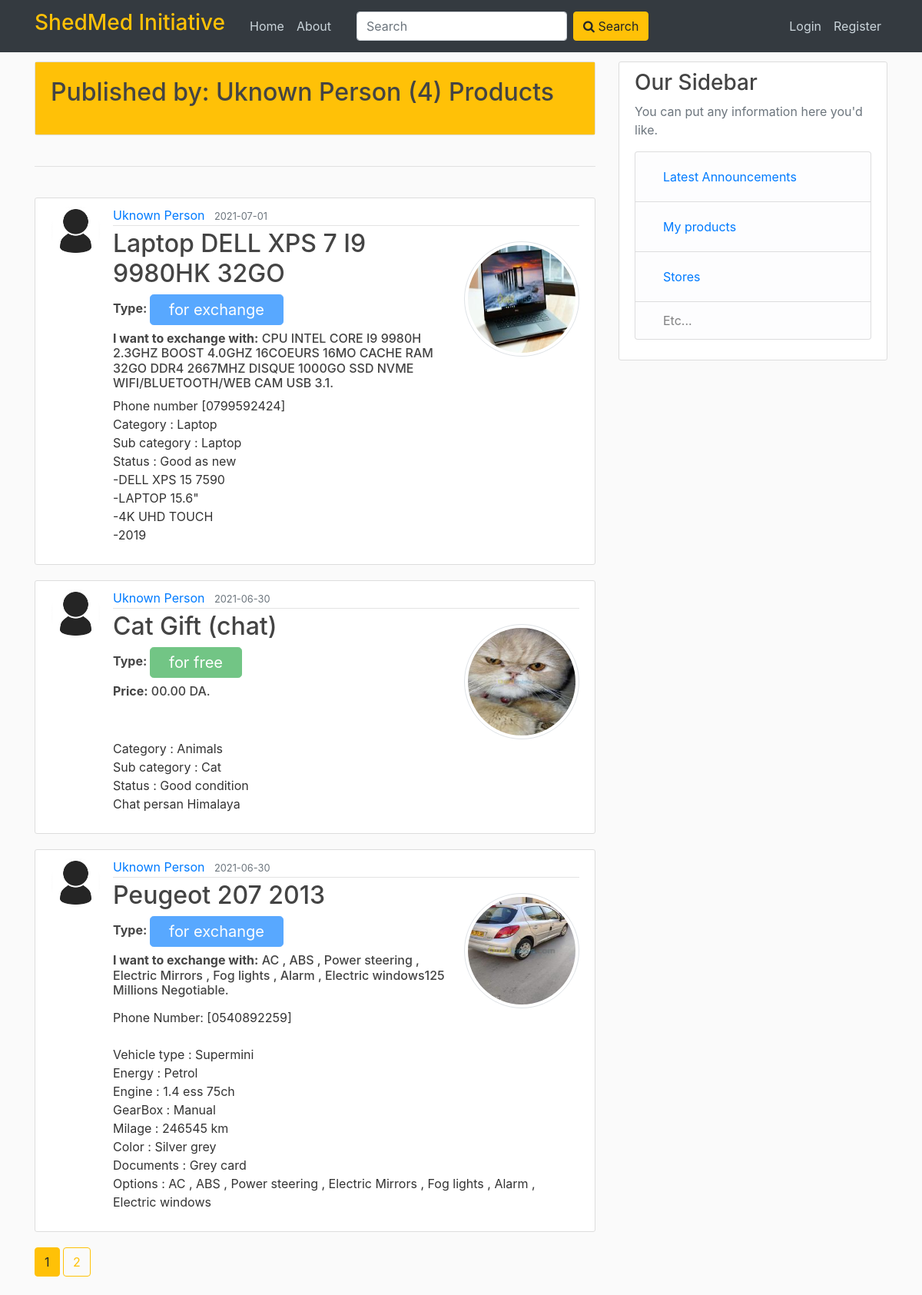
The app's page /user/Uknown Person with its own data.
### flaskblog/models.py (models this page shows, shortened)
class User(db.Model, UserMixin):
    id = db.Column(db.Integer, primary_key=True)
    username = db.Column(db.String(20), unique=True, nullable=False)
    email = db.Column(db.String(120), unique=True, nullable=False)
    image_profile = db.Column(db.String(20), nullable=False, default='defaultProfile.jpg')
    password = db.Column(db.String(60), nullable=False)
    products = db.relationship('Product', backref='owner', lazy=True)

class Product(db.Model):
    id = db.Column(db.Integer, primary_key=True)
    title = db.Column(db.String(100), nullable=False)
    date_posted = db.Column(db.DateTime, nullable=False, default=datetime.utcnow)
    content = db.Column(db.Text, nullable=False)
    user_id = db.Column(db.Integer, db.ForeignKey('user.id'), nullable=False)
    store_id = db.Column(db.Integer, db.ForeignKey('store.id'), nullable=True)
    image_product = db.Column(db.String(20), nullable=False, default='defaultProduct.jpg')
    type = db.Column(db.String, nullable=False)
    price = db.Column(db.Integer, nullable=True)  # we should give a price when we choose a product for sale
    exchangeList = db.Column(db.String,
                             nullable=True)  # we should give a list of exchange when we choose a product for exchange.

### flaskblog/routes.py (the view)
@app.route("/user/<string:username>")
def user_products(username):
    page = request.args.get('page', 1, type=int)
    user = User.query.filter_by(username=username).first_or_404()
    products = Product.query.filter_by(owner=user)\
        .order_by(Product.date_posted.desc())\
        .paginate(page=page, per_page=3)
    return render_template('user_products.html', products=products, user=user)

### flaskblog/templates/user_products.html
{% extends "layout.html" %}
{% block content %}
    <div class="card">
      <div class="card-body" style="background-color:#ffc107;">
        <h2 class="mb-3">Published by: {{ user.username }} ({{ products.total }}) Products</h2>
      </div>
    </div>
    <br>
    <hr>
    <br>
    {% for product in products.items %}
        <article class="media content-section">
          <img class="rounded-circle article-img" src="{{ url_for('static', filename='profile_pics/' + product.owner.image_profile) }}">
          <div class="media-body">
            <div class="article-metadata">
              <a class="mr-2" href="{{ url_for('user_products', username=product.owner.username) }}"> {{ product.owner.username }} </a>
              <small class="text-muted">{{ product.date_posted.strftime('%Y-%m-%d') }}</small>
            </div>
              <div class="media">
                <div class="media-body">
                  <h2><a class="article-title" href="{{ url_for('product', product_id=product.id) }}">{{ product.title }}</a></h2>
                  {% if product.type == "for sale" %}
                    <h6 class="article-title"> <b>Type: </b> <button type="button" class="btn btn-warning btn-lg p-1 pl-4 pr-4" disabled> {{ product.type }} </button></h6>
                    <h6 class="article-title"> <b>Price:</b> {{ product.price }} DA.</h6>
                  {% elif product.type == "for free" %}
                    <h6 class="article-title"> <b>Type: </b> <button type="button" class="btn btn-success btn-lg p-1 pl-4 pr-4" disabled>{{ product.type }}</button></h6>
                    <h6 class="article-title"> <b>Price:</b> 00.00 DA.</h6>
                  {%  elif product.type == "for exchange" %}
                    <h6 class="article-title"> <b>Type: </b> <button type="button" class="btn btn-primary btn-lg p-1 pl-4 pr-4" disabled>{{ product.type }}</button></h6>
                    <h6 class="article-title"> <b>I want to exchange with:</b> {{ product.exchangeList }}.</h6>
                  {% else %}
                    <h6 class="article-title"> <b> No type is chosen</b>.</h6>
                  {% endif %}
                </div>
                {% set image_product = url_for('static', filename='product_pics/' + product.image_product) %}
                <img class="rounded-circle product-home-img img-thumbnail" src="{{ image_product }}">
              </div>
              <p class="article-content">{{ product.content }}</p>
          </div>
        </article>
    {% endfor %}
    {% for page_num in products.iter_pages(left_edge=1, right_edge=1, left_current=1, right_current=2) %}
      {% if page_num %}
        {% if products.page == page_num %}
          <a class="btn btn-warning mb-4" href="{{ url_for('user_products', username=user.username, page=page_num) }}">{{ page_num }}</a>
        {% else %}
          <a class="btn btn-outline-warning mb-4" href="{{ url_for('user_products', username=user.username, page=page_num) }}">{{ page_num }}</a>
        {% endif %}
      {% else %}
        ...
      {% endif %}
    {% endfor %}
{% endblock content %}

### flaskblog/static/main.css (style rules this page uses)
body { background: #fafafa; color: #333333; margin-top: 5rem; }
h1, h2, h3, h4, h5, h6 { color: #444444; }
.content-section { background: #ffffff; padding: 10px 20px; border: 1px solid #dddddd; border-radius: 3px; margin-bottom: 20px; }
.article-title { color: #444444; }
.article-content { white-space: pre-line; }
.article-img { height: 65px; width: 65px; margin-right: 16px; }
.article-metadata { padding-bottom: 1px; margin-bottom: 4px; border-bottom: 1px solid #e3e3e3 }
.product-home-img { height: 150px; width: 150px; margin-top: 16px; }

### records on screen
User: username "Uknown Person"
Product: image_profile (placeholder picture), owner.username "Uknown Person", date_posted "2021-07-01", title "Laptop DELL XPS 7 I9 9980HK 32GO", type "for exchange", exchangeList "CPU INTEL CORE I9 9980H 2.3GHZ BOOST 4.0GHZ 16COEURS 16MO CACHE RAM 32GO DDR4 2667MHZ DISQUE 1000GO SSD NVME WIFI/BLUETOOTH/WEB CAM USB 3.1", shows a picture, content "Phone number [0799592424] Category : Laptop Sub category : Laptop Status : Good as new -DELL XPS 15 7590 -LAPTOP 15.6\" -4K UHD TOUCH -2019"
Product: image_profile (placeholder picture), owner.username "Uknown Person", date_posted "2021-06-30", title "Cat Gift (chat)", type "for free", shows a picture, content "Category : Animals Sub category : Cat Status : Good condition Chat persan Himalaya"
Product: image_profile (placeholder picture), owner.username "Uknown Person", date_posted "2021-06-30", title "Peugeot 207 2013", type "for exchange", exchangeList "AC , ABS , Power steering , Electric Mirrors , Fog lights , Alarm , Electric windows125 Millions Negotiable", shows a picture, content "Phone Number: [0540892259] Vehicle type : Supermini Energy : Petrol Engine : 1.4 ess 75ch GearBox : Manual Milage : 246545 km Color : Silver grey Documents : Grey card Options : AC , ABS , Power steering , Electric Mirrors , Fog lights , Alarm , Electric windows"

### other values on screen
{{ products.total }} "4"
{{ page_num }} "1"
{{ page_num }} "2"
